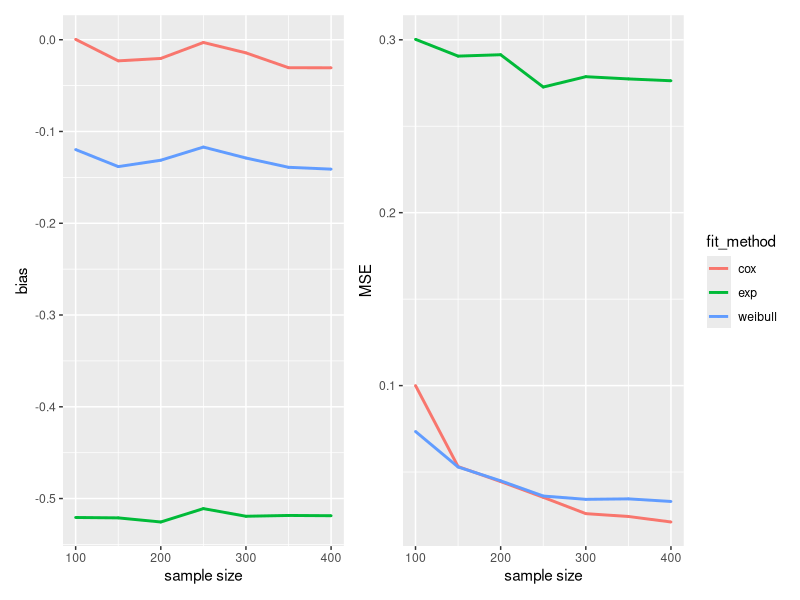
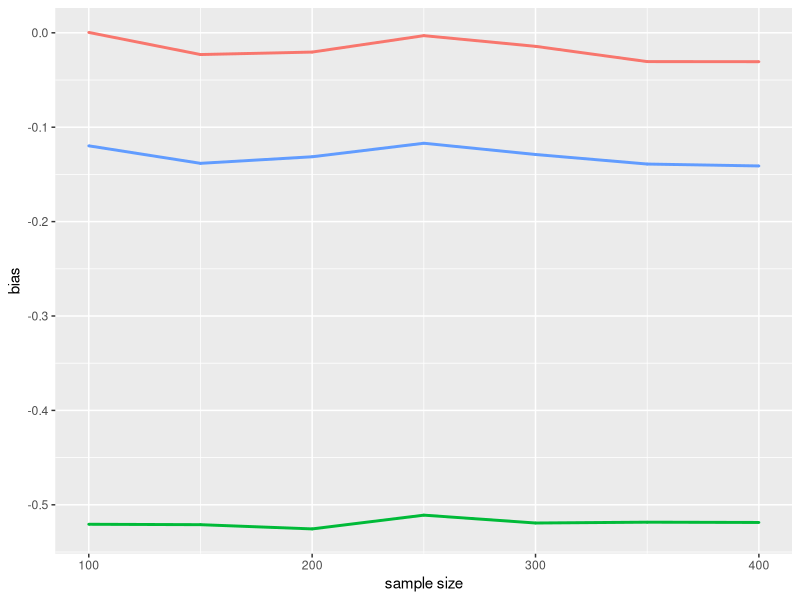
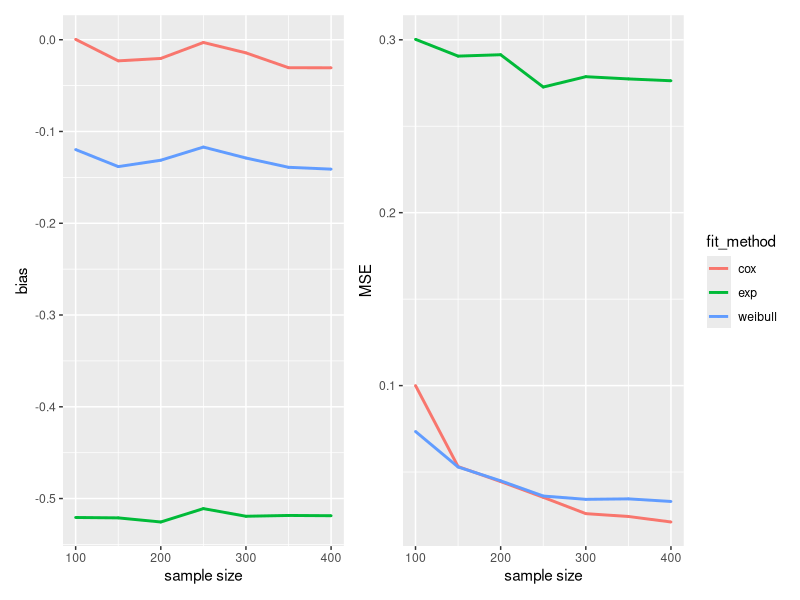
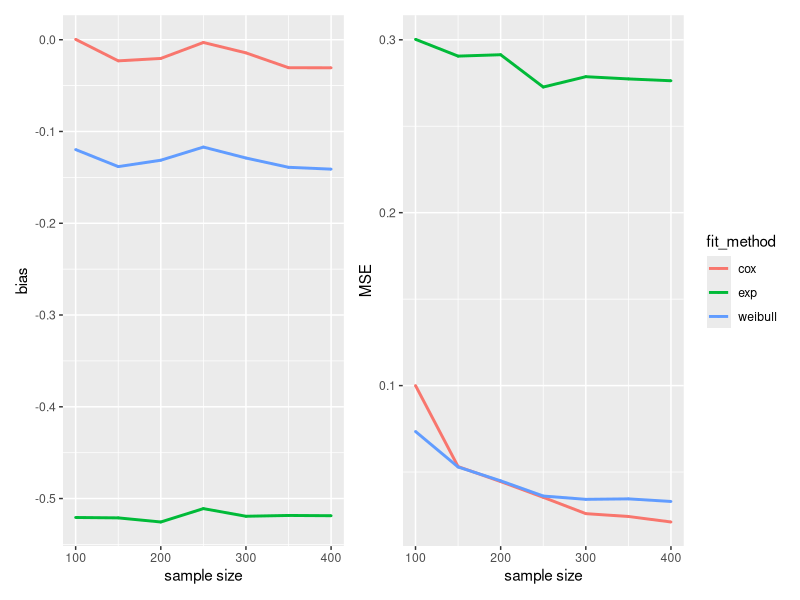
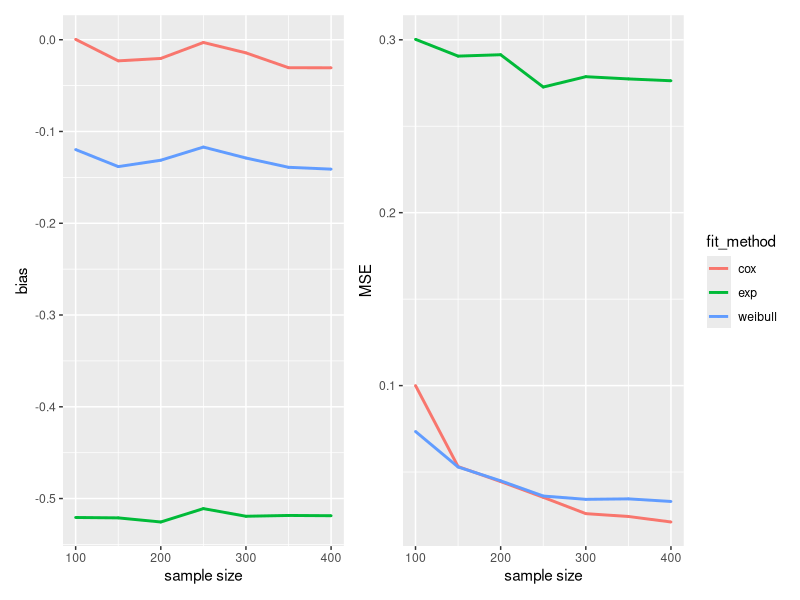

Write the R code that produced these figures, in order.
## ---- chunk 1
knitr::opts_chunk$set(echo = TRUE)
## ---- chunk 2
library(tidyverse)
library(survival)
library(patchwork)

## ---- chunk 3
set.seed(2023)
simdata = function(n, p, lambda = 0.5, gamma = 2, alpha=2,b1) {
  x = rbinom(n, 1, 0.5)
  u = runif(n)
  ue = runif(n) < p 
  time =  ue * (-log(u) / (lambda * exp(b1 * x))) + (1 - ue) * (-log(u) / (lambda * exp(b1 * x)))^(1 / gamma)
  time[time < 1/365] = 1/365
  time[time == 1 / 365] = time[time == 1 / 365] + rnorm(length(time[time == 1 / 365]), 0, 1e-4)
  time = abs(time)
  e = as.numeric(time < 5)
  time = pmin(time, 5)
  
  survival_data = data.frame(id=1:n,
                             time = time,
                             x = x,
                             event=e)
}
## ---- chunk 4
set.seed(2023)
fit_exp = function(df) {
  fit.exponential = survreg(Surv(time, event) ~ x, dist = "exponential", data = df)
  return(as.numeric(-fit.exponential$coefficients[-1]))
}
fit_weibull = function(df) {
  fit.weibull <- survreg(Surv(time, event) ~ x, dist = "weibull", data = df)
  return(as.numeric(-fit.weibull$coefficients[-1] / fit.weibull$scale))
}
fit_cox = function(df) {
  fit.cox <- coxph(Surv(time, event) ~ x, data = df)
  return(as.numeric(fit.cox$coefficients))
}
## ---- chunk 5
set.seed(2023)
set = expand.grid(p = 0.5, n = c(100, 150, 200, 250, 300, 350, 400), rep = 1:1000)

sim = set %>% 
  mutate(
    data = map2(n, p, ~simdata(n = .x, p = .y, b1=2))) %>%
   
  mutate(
    b_exp = map_dbl(data, fit_exp),
    b_weibull = map_dbl(data, fit_weibull),
    b_cox = map_dbl(data, fit_cox)
  )


## ---- chunk 6
bias = sim %>% 
  select(-data, -rep) %>% 
  mutate(
    b_exp = b_exp - 2, 
    b_weibull = b_weibull -2,
    b_cox = b_cox -2
  ) %>% 
  group_by(n) %>% 
  summarize(
    exp = mean(b_exp),
    weibull = mean(b_weibull),
    cox = mean(b_cox)
  ) %>% 
  pivot_longer("exp":"cox", names_to = "fit_method", values_to = "bias") %>% 
  mutate(fit_method = as.factor(fit_method))  

biasplot=ggplot(bias, aes(x = n, y = bias, color = fit_method)) +
  geom_point(size = .3) +
  geom_line(size = 1) +
  xlab("sample size") +
  theme(plot.caption = element_text(hjust = 0.5, size = rel(1.2)))+
  theme(legend.position = "none")

## ---- chunk 7
mse = sim %>% 
  select(-data, -rep) %>%
  mutate(
    b_exp = (b_exp - 2)^2, 
    b_weibull = (b_weibull -2)^2,
    b_cox = (b_cox -2)^2
  ) %>% 
  group_by(n) %>% 
  summarize(
    exp = mean(b_exp),
    weibull = mean(b_weibull),
    cox = mean(b_cox)
  ) %>% 
  pivot_longer("exp":"cox", names_to = "fit_method", values_to = "MSE") %>% 
  mutate(fit_method = as.factor(fit_method)) 

mseplot=ggplot(mse, aes(x = n, y = MSE, color = fit_method)) +
  geom_point(size = .3) +
  geom_line(size = 1) +
  xlab("sample size") +
  theme(plot.caption = element_text(hjust = 0.5, size = rel(1.2)))

## ---- chunk 8

biasplot+mseplot
ggsave(file="results/weibullexp.pdf",width=8,height=5)


## ---- chunk 9
set.seed(2023)
simdata2 = function(n, p, lambda = 0.5, gamma = 2, alpha=2,b1) {
  x = rbinom(n, 1, 0.5)
  u = runif(n)
  ue = runif(n) < p 
  time =  ue * (-log(u) / (lambda * exp(b1 * x))) + (1 - ue) * (1/alpha) * log(1 - (alpha*log(u) / (lambda * exp(b1 * x))))
  time[time < 1/365] = 1/365
  time[time == 1 / 365] = time[time == 1 / 365] + rnorm(length(time[time == 1 / 365]), 0, 1e-4)
  time = abs(time)
  e = as.numeric(time < 5)
  time = pmin(time, 5)
  
  survival_data = data.frame(id=1:n,
                             time = time,
                             x = x,
                             event=e)
}

## ---- chunk 10
set.seed(2023)
set1 = expand.grid(p = 0.5, n = c(100, 150, 200, 250, 300, 350, 400), rep = 1:1000)

sim1 = set %>% 
  mutate(
    data = map2(n, p, ~simdata2(n = .x, p = .y, b1=2))) %>%
   
  mutate(
    b_exp = map_dbl(data, fit_exp),
    b_weibull = map_dbl(data, fit_weibull),
    b_cox = map_dbl(data, fit_cox)
  )

## ---- chunk 11
bias1 = sim1 %>% 
  select(-data, -rep) %>% 
  mutate(
    b_exp = b_exp - 2, 
    b_weibull = b_weibull -2,
    b_cox = b_cox -2
  ) %>% 
  group_by(n) %>% 
  summarize(
    exp = mean(b_exp),
    weibull = mean(b_weibull),
    cox = mean(b_cox)
  ) %>% 
  pivot_longer("exp":"cox", names_to = "fit_method", values_to = "bias") %>% 
  mutate(fit_method = as.factor(fit_method)) 

biasplot1=ggplot(bias, aes(x = n, y = bias, color = fit_method)) +
  geom_point(size = .3) +
  geom_line(size = 1) +
  xlab("sample size") +
  theme(plot.caption = element_text(hjust = 0.5, size = rel(1.2)))+
  theme(legend.position = "none")
biasplot1
## ---- chunk 12

mse1 = sim1 %>% 
  select(-data, -rep) %>%
  mutate(
    b_exp = (b_exp - 2)^2, 
    b_weibull = (b_weibull -2)^2,
    b_cox = (b_cox -2)^2
  ) %>% 
  group_by(n) %>% 
  summarize(
    exp = mean(b_exp),
    weibull = mean(b_weibull),
    cox = mean(b_cox)
  ) %>% 
  pivot_longer("exp":"cox", names_to = "fit_method", values_to = "MSE") %>% 
  mutate(fit_method = as.factor(fit_method)) 

mseplot1=ggplot(mse, aes(x = n, y = MSE, color = fit_method)) +
  geom_point(size = .3) +
  geom_line(size = 1) +
  xlab("sample size") +
  theme(plot.caption = element_text(hjust = 0.5, size = rel(1.2)))


## ---- chunk 13

biasplot1+mseplot1
ggsave(file="results/coxexp.pdf",width=8,height=5)


